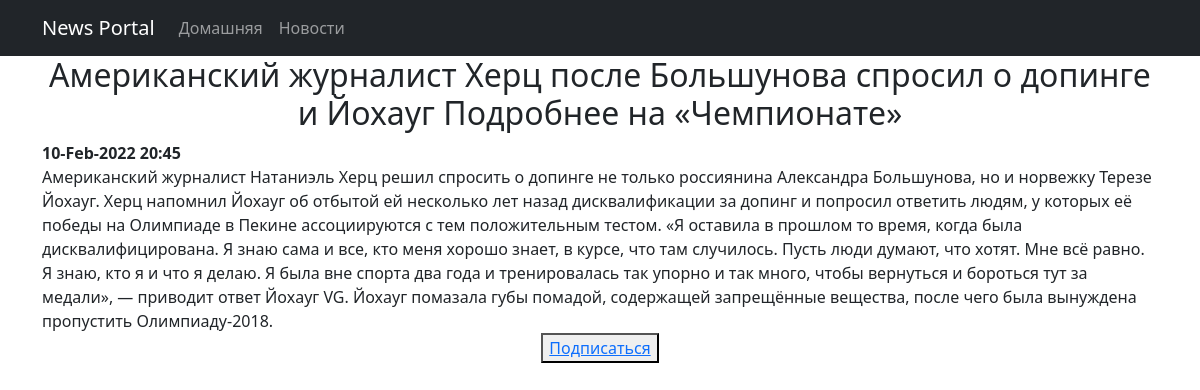
The app's page /25/ with its own data.
### news/models.py (models this page shows, shortened)
class Post(models.Model):
    article = 'AR'
    news = 'NE'
    TYPES = [
        (article, 'статья'),
        (news, 'новость')
    ]
    author = models.ForeignKey(Author, on_delete=models.CASCADE)
    type = models.CharField(max_length=2, choices=TYPES, default=article)
    release_date = models.DateTimeField(auto_now_add=True)
    categories = models.ForeignKey(Category, on_delete=models.CASCADE, null=True)
    title = models.CharField(max_length=255)
    post_text = models.TextField()
    post_rating = models.SmallIntegerField(default=0)

### news/views.py (the view)
# urls.py: path('<int:pk>/', NewsDetail.as_view(), name='news_detail'),
class NewsDetail(DetailView):
    template_name = 'news/news_detail.html'
    queryset = Post.objects.all()
    def get_context_data(self, **kwargs):
        context = super().get_context_data(**kwargs)
        id = self.kwargs.get('pk')
        sub_user = Category.objects.filter(pk=Post.objects.get(pk=id).categories.id).values("subscribers__username")
        context['is_not_subscribe'] = not sub_user.filter(subscribers__username=self.request.user).exists()
        context['is_subscribe'] = sub_user.filter(subscribers__username=self.request.user).exists()
        return context

### templates/news/news_detail.html (shortened to what this page needs)
{% extends 'default.html' %}
{% load custom_filters %}
{% block content %}
<h2>{{ object.title }}</h2>
<div align="left">
    <b>{{ object.release_date|date:'d-M-Y'}} {{ object.release_date|time:'H:i' }}</b>
</div>
<div align="left">
    {{ object.post_text }}
</div>
{% if is_not_subscribe %}
<button><a href="add_subscribe/?pk={{ post.categories.id }}">Подписаться</a></button>
{% endif %}
{% endblock content %}

### records on screen
Post: title "Американский журналист Херц после Большунова спросил о допинге и Йохауг Подробнее на «Чемпионате»", release_date "10-Feb-2022", release_date "20:45", post_text "Американский журналист Натаниэль Херц решил спросить о допинге не только россиянина Александра Большунова, но и норвежку Терезе Йохауг. Херц напомнил Йохауг об отбытой ей несколько лет назад дисквалификации за допинг и попросил ответить людям, у которых её победы на Олимпиаде в Пекине ассоциируются с тем положительным тестом. «Я оставила в прошлом то время, когда была дисквалифицирована. Я знаю сама и все, кто меня хорошо знает, в курсе, что там случилось. Пусть люди думают, что хотят. Мне всё равно. Я знаю, кто я и что я делаю. Я была вне спорта два года и тренировалась так упорно и так много, чтобы вернуться и бороться тут за медали», — приводит ответ Йохауг VG. Йохауг помазала губы…"
